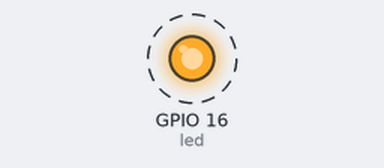
Simulated run of this program. Board: ESP8266 board running MicroPython. Parts: output pins drawn as LEDs (lit = HIGH). Dashed ring = blinking. What the program prints to the serial console is not drawn.

Above: at 0.1 s.
Timing chart, 0 to 3.0 s (numbered marks = the images above):
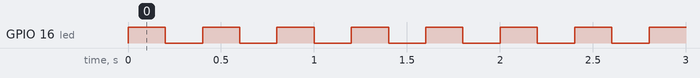

Measured:
- by itself, GPIO 16 (led): alternates HIGH for 0.20 s and LOW for 0.20 s

The program:

main.py
```python
from time import sleep_ms
from machine import Pin
print("Run: main.py")

# GPIO16 (D0) is the internal LED for NodeMCU
led = Pin(16, Pin.OUT)


def led_toggle():
    led.value(not led.value())


while True:
    led_toggle()
    sleep_ms(200)
```
